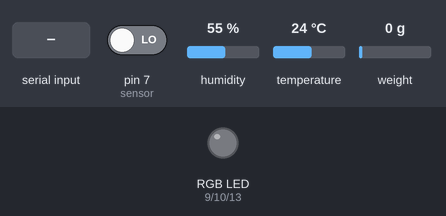
The sketch below on a simulated Arduino Uno, built with avr-gcc and run on an emulated ATmega328P. Parts: an RGB LED mixed from three pins (HIGH = lit). The inputs (shaded band) are chosen by the test bench; at power-on: pin 7 (sensor) LOW, humidity 55 %, temperature 24 °C, weight on the scale 0 g. What the sketch prints to the serial monitor is not drawn.

Above: at 2.2 s.
2.3 s: "1" received over Serial
At 4.2 s:
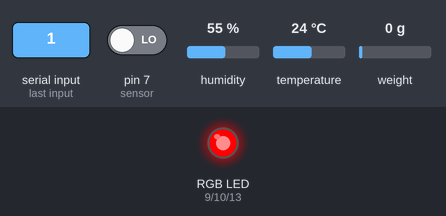
9.0 s: "0" received over Serial
At 10.5 s:
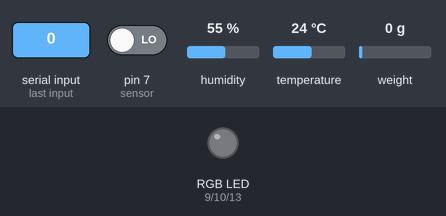
Timing chart, 0 to 12.0 s (numbered marks = the images above; inputs shaded):
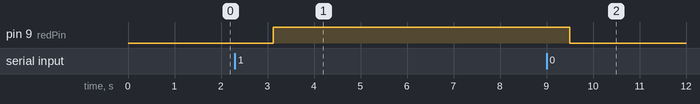

Measured:
- after the input at 2.3 s, pin 9 (redPin): LOW → HIGH after 0.82 s
- after the input at 9.0 s, pin 9 (redPin): HIGH → LOW after 0.50 s

The sketch:

arudinofin.ino
```cpp
#include <DHT.h>
#include "HX711.h"
#define DHTPIN A0
#define DHTTYPE DHT11

// RGB LED 핀 설정
int redPin = 9;
int greenPin = 10;
int bluePin = 13;

#define calibration_factor -7050.0 // 로드 셀의 교정 값 (lbs 단위)
#define conversion_factor 0.453592 // lbs를 kg으로 변환하는 계수

#define DOUT 3 // 로드 셀 데이터 출력 핀 (DT)
#define CLK 2 // 로드 셀 클럭 핀 (SCK)

HX711 scale(DOUT, CLK); // 로드 셀 핀 선언

DHT dht(DHTPIN, DHTTYPE);

int sensor = 7; // PIR 센서 입력 핀
int value = 0; // PIR 센서 값을 저장할 변수

void setup() {
  Serial.begin(9600);
  dht.begin();
  pinMode(sensor, INPUT); // 센서 핀을 입력으로 설정

  // LED 핀을 출력으로 설정
  pinMode(redPin, OUTPUT);
  pinMode(greenPin, OUTPUT);
  pinMode(bluePin, OUTPUT);

  // 로드 셀 초기화
  scale.set_scale(calibration_factor / conversion_factor);
  scale.tare(); // 로드 셀 초기화
  Serial.println("Readings: ");
}

void loop() {
  // 시리얼 입력 확인
  if (Serial.available()) {
    char command = Serial.read();
    if (command == '1') {
      setColor(255, 0, 0); // LED를 빨간색으로 켜기
    } else if (command == '0') {
      setColor(0, 0, 0); // LED 끄기
    }
  }

  // 무게 센서 출력
  Serial.print("Weight: ");
  Serial.print(scale.get_units(), 1); // 무게 출력
  Serial.println(" kg");

  // 온도와 습도 출력
  int h = dht.readHumidity();
  int t = dht.readTemperature();
  Serial.print("Temperature: ");
  Serial.print(t);
  Serial.print("C, Humidity: ");
  Serial.print(h);
  Serial.println("%");

  // PIR 센서 출력
  value = digitalRead(sensor); // PIR 센서 값 읽기
  if (value == HIGH) {
    Serial.println("움직임이 감지되었습니다."); // 움직임이 감지되었을 때 출력
  } else {
    Serial.println("움직임 x."); // 움직임이 감지되지 않았을 때 출력
  }

  delay(2000); // 다음 루프 전 2초 대기
}

// RGB LED 색상 설정 함수
void setColor(int red, int green, int blue) {
  analogWrite(redPin, red);
  analogWrite(greenPin, green);
  analogWrite(bluePin, blue);
}
```
